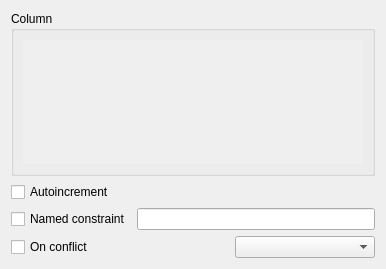
<?xml version="1.0" encoding="UTF-8"?>
<ui version="4.0">
 <class>PrimaryKeyPanel</class>
 <widget class="QWidget" name="PrimaryKeyPanel">
  <property name="geometry">
   <rect>
    <x>0</x>
    <y>0</y>
    <width>386</width>
    <height>269</height>
   </rect>
  </property>
  <property name="windowTitle">
   <string>Form</string>
  </property>
  <layout class="QVBoxLayout" name="verticalLayout">
   <item>
    <widget class="QGroupBox" name="groupBox">
     <property name="title">
      <string>Column</string>
     </property>
     <layout class="QVBoxLayout" name="verticalLayout_2">
      <item>
       <widget class="QScrollArea" name="scrollArea">
        <property name="frameShape">
         <enum>QFrame::NoFrame</enum>
        </property>
        <property name="widgetResizable">
         <bool>true</bool>
        </property>
        <widget class="QWidget" name="scrollAreaWidgetContents">
         <property name="geometry">
          <rect>
           <x>0</x>
           <y>0</y>
           <width>364</width>
           <height>147</height>
          </rect>
         </property>
        </widget>
       </widget>
      </item>
     </layout>
    </widget>
   </item>
   <item>
    <widget class="QCheckBox" name="autoIncrCheckBox">
     <property name="text">
      <string>Autoincrement</string>
     </property>
    </widget>
   </item>
   <item>
    <widget class="QWidget" name="namedWidget" native="true">
     <layout class="QHBoxLayout" name="horizontalLayout">
      <property name="margin">
       <number>0</number>
      </property>
      <item>
       <widget class="QCheckBox" name="namedCheckBox">
        <property name="text">
         <string>Named constraint</string>
        </property>
       </widget>
      </item>
      <item>
       <widget class="QLineEdit" name="namedLineEdit"/>
      </item>
     </layout>
    </widget>
   </item>
   <item>
    <widget class="QWidget" name="conflictWidget" native="true">
     <layout class="QHBoxLayout" name="horizontalLayout_2">
      <property name="margin">
       <number>0</number>
      </property>
      <item>
       <widget class="QCheckBox" name="conflictCheckBox">
        <property name="text">
         <string>On conflict</string>
        </property>
       </widget>
      </item>
      <item>
       <widget class="QComboBox" name="comboBox">
        <property name="maximumSize">
         <size>
          <width>140</width>
          <height>16777215</height>
         </size>
        </property>
       </widget>
      </item>
     </layout>
    </widget>
   </item>
  </layout>
 </widget>
 <resources/>
 <connections/>
</ui>
